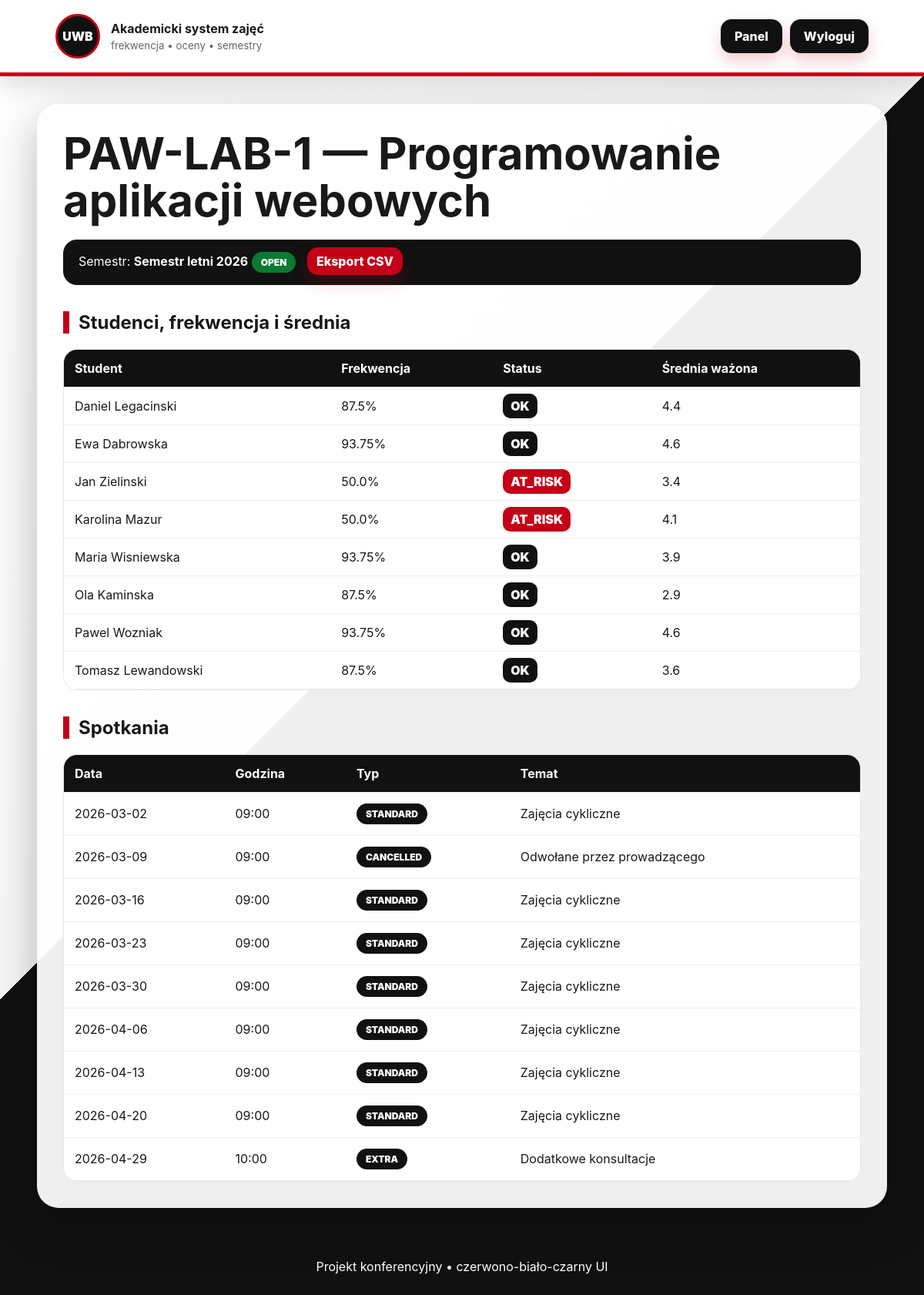
The app's page /group/1 (signed in) with its own data.
### tables this page shows
CREATE TABLE groups (
        id INTEGER PRIMARY KEY AUTOINCREMENT,
        name TEXT NOT NULL,
        course_id INTEGER NOT NULL,
        semester_id INTEGER NOT NULL,
        FOREIGN KEY(course_id) REFERENCES courses(id),
        FOREIGN KEY(semester_id) REFERENCES semesters(id)
    );

CREATE TABLE courses (
        id INTEGER PRIMARY KEY AUTOINCREMENT,
        name TEXT NOT NULL,
        code TEXT NOT NULL
    );

CREATE TABLE semesters (
        id INTEGER PRIMARY KEY AUTOINCREMENT,
        name TEXT NOT NULL,
        status TEXT NOT NULL CHECK(status IN ('OPEN','CLOSED'))
    );

CREATE TABLE users (
        id INTEGER PRIMARY KEY AUTOINCREMENT,
        name TEXT NOT NULL,
        email TEXT UNIQUE NOT NULL,
        password_hash TEXT NOT NULL,
        role TEXT NOT NULL CHECK(role IN ('ADMINISTRATOR','PROWADZACY','STUDENT'))
    );

CREATE TABLE meetings (
        id INTEGER PRIMARY KEY AUTOINCREMENT,
        group_id INTEGER NOT NULL,
        meeting_date TEXT NOT NULL,
        start_time TEXT NOT NULL,
        duration_minutes INTEGER NOT NULL,
        type TEXT NOT NULL CHECK(type IN ('STANDARD','CANCELLED','RESCHEDULED','EXTRA')),
        topic TEXT,
        FOREIGN KEY(group_id) REFERENCES groups(id)
    );

### app.py (the view)
@app.route('/group/<int:group_id>')
@login_required
def group_detail(group_id):
    u=current_user(); con=db()
    if not check_group_access(con,group_id,u): con.close(); flash('Nie masz dostępu do tej grupy.', 'error'); return redirect(url_for('dashboard'))
    group=con.execute('SELECT g.*, c.name course, s.name semester, s.status FROM groups g JOIN courses c ON c.id=g.course_id JOIN semesters s ON s.id=g.semester_id WHERE g.id=?',(group_id,)).fetchone()
    students=con.execute('SELECT u.* FROM users u JOIN enrollments e ON e.student_id=u.id WHERE e.group_id=? ORDER BY u.name',(group_id,)).fetchall()
    meetings=con.execute('SELECT * FROM meetings WHERE group_id=? ORDER BY meeting_date,start_time',(group_id,)).fetchall()
    cats=con.execute('SELECT * FROM grade_categories WHERE group_id=?',(group_id,)).fetchall()
    data=[]
    for s in students:
        data.append({'student':s,'attendance':attendance_percent(con,s['id'],group_id),'risk': (attendance_percent(con,s['id'],group_id) is not None and attendance_percent(con,s['id'],group_id)<60 and len(meetings)>=3), 'avg':average_grade(con,s['id'],group_id)})
    con.close(); return render_template('group.html', group=group, students=data, meetings=meetings, cats=cats, grades=GRADE_VALUES)

### app.py (called while the page is built)
def db():
    con = sqlite3.connect(DB_PATH)
    con.row_factory = sqlite3.Row
    return con

def current_user():
    if 'user_id' not in session: return None
    con = db(); u = con.execute('SELECT * FROM users WHERE id=?', (session['user_id'],)).fetchone(); con.close(); return u

@app.context_processor
def inject(): return {'me': current_user()}

def login_required(fn):
    @wraps(fn)
    def wrapper(*a, **kw):
        if not current_user(): return redirect(url_for('login'))
        return fn(*a, **kw)
    return wrapper

def allowed_groups(con, user):
    if user['role']=='ADMINISTRATOR':
        return con.execute('SELECT g.*, c.name course, s.name semester, s.status FROM groups g JOIN courses c ON c.id=g.course_id JOIN semesters s ON s.id=g.semester_id ORDER BY g.id').fetchall()
    if user['role']=='PROWADZACY':
        return con.execute('SELECT g.*, c.name course, s.name semester, s.status FROM groups g JOIN teacher_groups tg ON tg.group_id=g.id JOIN courses c ON c.id=g.course_id JOIN semesters s ON s.id=g.semester_id WHERE tg.teacher_id=?', (user['id'],)).fetchall()
    return con.execute('SELECT g.*, c.name course, s.name semester, s.status FROM groups g JOIN enrollments e ON e.group_id=g.id JOIN courses c ON c.id=g.course_id JOIN semesters s ON s.id=g.semester_id WHERE e.student_id=?', (user['id'],)).fetchall()

def check_group_access(con, group_id, user):
    return any(g['id']==group_id for g in allowed_groups(con,user))

def attendance_percent(con, student_id, group_id):
    rows = con.execute('''SELECT a.status FROM attendance a JOIN meetings m ON m.id=a.meeting_id
                          WHERE a.student_id=? AND m.group_id=? AND m.type!='CANCELLED' ''', (student_id,group_id)).fetchall()
    denom = 0; points = 0.0
    for r in rows:
        if r['status']=='EXCUSED': continue
        denom += 1; points += ATTENDANCE_POINTS.get(r['status'],0)
    if denom == 0: return None
    return round(points / denom * 100, 2)

def average_grade(con, student_id, group_id):
    cats = con.execute('SELECT * FROM grade_categories WHERE group_id=?', (group_id,)).fetchall()
    total=0; weight_sum=0
    for c in cats:
        gr = con.execute('SELECT value FROM grades WHERE category_id=? AND student_id=?', (c['id'],student_id)).fetchone()
        if not gr: continue
        total += gr['value'] * c['weight_percent']; weight_sum += c['weight_percent']
    if weight_sum==0: return None
    return round(total / weight_sum, 2)

### templates/group.html (shortened to what this page needs)
{% extends 'base.html' %}{% block content %}<h1>{{group.name}} — {{group.course}}</h1><div class="profile">Semestr: <b>{{group.semester}}</b> <span class="badge {{group.status}}">{{group.status}}</span> <a class="button mini" href="{{url_for('export_csv',group_id=group.id)}}">Eksport CSV</a></div><h2>Studenci, frekwencja i średnia</h2><div class="table-wrap"><table><thead><tr><th>Student</th><th>Frekwencja</th><th>Status</th><th>Średnia ważona</th></tr></thead><tbody>{% for row in students %}<tr><td>{{row.student.name}}</td><td>{{row.attendance if row.attendance is not none else 'N/A'}}{% if row.attendance is not none %}%{% endif %}</td><td>{% if row.risk %}<span class="danger">AT_RISK</span>{% else %}<span class="ok">OK</span>{% endif %}</td><td>{{row.avg if row.avg is not none else 'N/A'}}</td></tr>{% endfor %}</tbody></table></div><h2>Spotkania</h2><div class="table-wrap"><table><thead><tr><th>Data</th><th>Godzina</th><th>Typ</th><th>Temat</th></tr></thead><tbody>{% for m in meetings %}<tr><td>{{m.meeting_date}}</td><td>{{m.start_time}}</td><td><span class="badge">{{m.type}}</span></td><td>{{m.topic}}</td></tr>{% endfor %}</tbody></table></div>{% endblock %}

### templates/base.html (shortened to what this page needs)
<!doctype html><html lang="pl"><head><link rel="stylesheet" href="{{ url_for('static', filename='css/style.css') }}"></head><body><header class="top"><div class="brand"><span class="logo">UWB</span><div><b>Akademicki system zajęć</b><small>frekwencja • oceny • semestry</small></div></div>{% if me %}<nav><a href="{{url_for('dashboard')}}">Panel</a><a href="{{url_for('logout')}}">Wyloguj</a></nav>{% endif %}</header><main>{% block content %}{% endblock %}</main><footer>Projekt konferencyjny • czerwono-biało-czarny UI</footer></body></html>

### static/css/style.css (style rules this page uses)
:root { --red:#c40018;--dark:#121212;--soft:#f6f6f6;--line:#e6e6e6 }
* { box-sizing:border-box }
body { margin:0;font-family:Inter,Segoe UI,Arial,sans-serif;background:linear-gradient(135deg,#fff 0%,#f7f7f7 45%,#111 45%,#111 100%);min-height:100vh;color:#191919 }
.top { position:sticky;top:0;z-index:10;background:#fff;border-bottom:5px solid var(--red);display:flex;justify-content:space-between;align-items:center;padding:18px 6vw;box-shadow:0 12px 30px #0002 }
.brand { display:flex;gap:14px;align-items:center }
.logo { display:grid;place-items:center;background:#111;color:white;border:3px solid var(--red);width:58px;height:58px;border-radius:50%;font-weight:900 }
.brand small { display:block;color:#666;margin-top:4px }
nav a,.button,button { background:var(--red);color:#fff;border:0;border-radius:14px;padding:12px 18px;text-decoration:none;font-weight:800;cursor:pointer;box-shadow:0 10px 20px #c4001833 }
nav a { margin-left:10px;background:#111 }
main { width:min(1180px,92vw);margin:36px auto;background:#ffffffee;border-radius:28px;padding:34px;box-shadow:0 20px 60px #0004 }
h1 { font-size:clamp(30px,5vw,58px);line-height:1.05;margin:0 0 18px }
h2 { border-left:8px solid var(--red);padding-left:12px;margin-top:34px }
.profile { background:#111;color:#fff;border-radius:18px;padding:16px 20px;margin:20px 0 }
.badge,.status { display:inline-block;border-radius:999px;background:#111;color:#fff;padding:6px 12px;font-size:12px;font-weight:900 }
.OPEN { background:#0a7a32 }
.mini { padding:8px 12px;margin-left:10px }
.table-wrap { overflow:auto;border-radius:18px;border:1px solid var(--line) }
table { width:100%;border-collapse:collapse;background:#fff }
th { background:#111;color:#fff;text-align:left }
th,td { padding:14px;border-bottom:1px solid #eee }
.danger { background:var(--red);color:white;padding:6px 10px;border-radius:10px;font-weight:900 }
.ok { background:#111;color:white;padding:6px 10px;border-radius:10px;font-weight:900 }
footer { text-align:center;color:#fff;padding:30px }

### records on screen
groups: name "PAW-LAB-1"
courses: course "Programowanie aplikacji webowych"
semesters: semester "Semestr letni 2026", status "OPEN"
users: student.name "Daniel Legacinski"
users: student.name "Ewa Dabrowska"
users: student.name "Jan Zielinski"
users: student.name "Karolina Mazur"
users: student.name "Maria Wisniewska"
users: student.name "Ola Kaminska"
users: student.name "Pawel Wozniak"
users: student.name "Tomasz Lewandowski"
meetings: meeting_date "2026-03-02", start_time "09:00", type "STANDARD", topic "Zajęcia cykliczne"
meetings: meeting_date "2026-03-09", start_time "09:00", type "CANCELLED", topic "Odwołane przez prowadzącego"
meetings: meeting_date "2026-03-16", start_time "09:00", type "STANDARD", topic "Zajęcia cykliczne"
meetings: meeting_date "2026-03-23", start_time "09:00", type "STANDARD", topic "Zajęcia cykliczne"
meetings: meeting_date "2026-03-30", start_time "09:00", type "STANDARD", topic "Zajęcia cykliczne"
meetings: meeting_date "2026-04-06", start_time "09:00", type "STANDARD", topic "Zajęcia cykliczne"
meetings: meeting_date "2026-04-13", start_time "09:00", type "STANDARD", topic "Zajęcia cykliczne"
meetings: meeting_date "2026-04-20", start_time "09:00", type "STANDARD", topic "Zajęcia cykliczne"
meetings: meeting_date "2026-04-29", start_time "10:00", type "EXTRA", topic "Dodatkowe konsultacje"

### other values on screen
{{ row.attendance if row.attendance is not none else 'N/A' }} "87.5" "93.75" "50.0" "50.0" "93.75" "87.5" "93.75" "87.5"
{{ row.avg if row.avg is not none else 'N/A' }} "4.4" "4.6" "3.4" "4.1" "3.9" "2.9" "4.6" "3.6"
